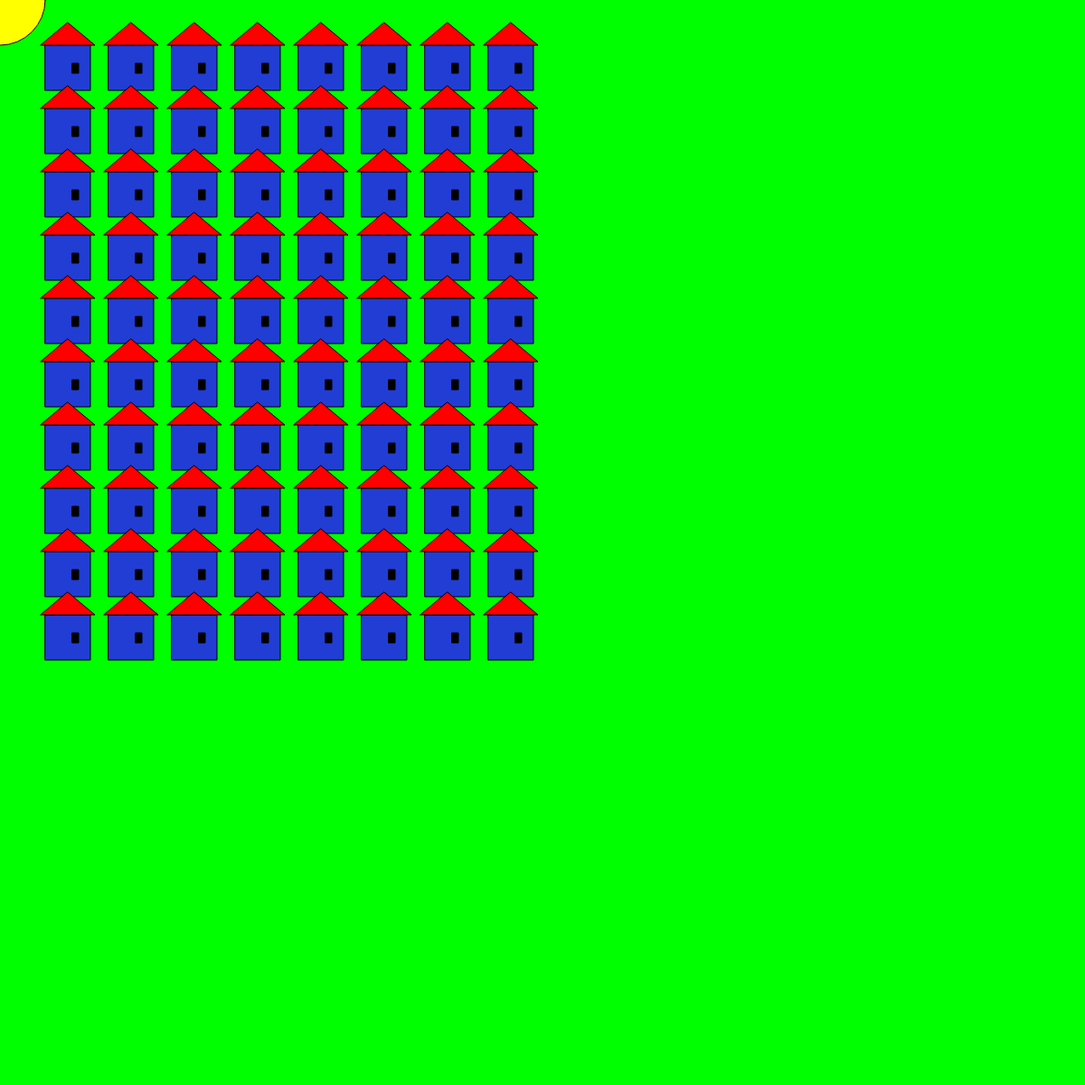
Frame 1 (no input)
Frame 60 (no input): identical to frame 1, image omitted
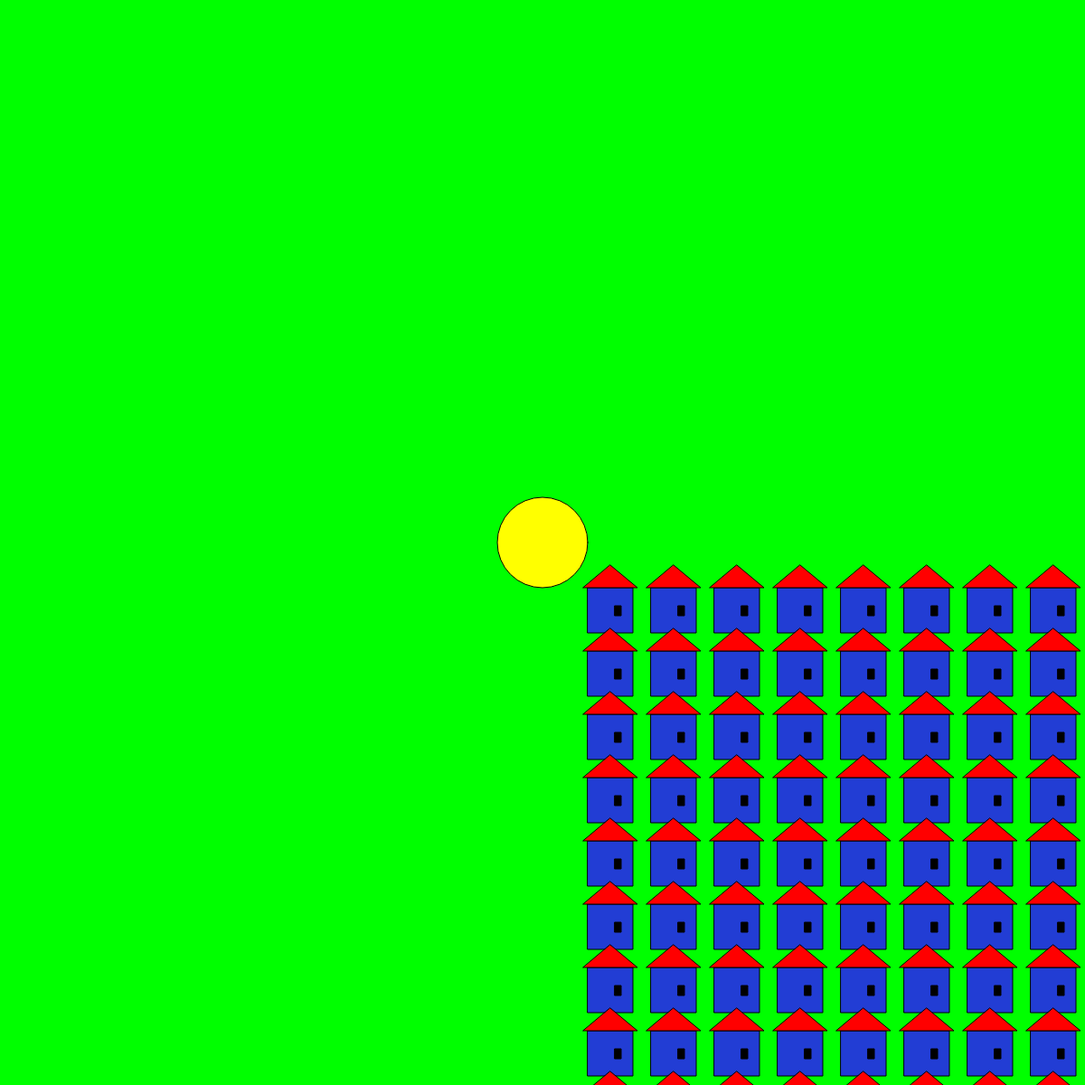
Frame 120 (the mouse pressed at the canvas centre since frame 60)

The p5.js sketch that drew these frames (run headless with seeded random() and noise() and a simulated clock; from frame 60 on, the mouse is pressed at the canvas centre):

// p5.js sketch
// ── sketch.js
//CC Workshop
//day 2 work 1:-using translate
//learning how to adjust the origin reference point of the canvas to our needs
//and also functions and function calls


var z1,z2,z3,z4,z5,z6,z7,z8;


function setup() {
   createCanvas(1200, 1200);   //makes a canvas
   background(12,12,250); //three args: red,green,blue 
   //noFill(); //the inner color is not filled for all the shapes
   

   }


function draw() {
  background(0,255,0);
  translate(mouseX,mouseY); //sets the origin from the top left corner (which is default) to the given pixel location
  translate(50,50); //translate adds upon previous translates
  fill(255,255,0);
  ellipse(-50,-50,100,100);
 /* house();
  translate(300,0);
  house();
  translate(0,310);
  house();
  translate(-300,0);  //remember: translate coordinates add up with all previous translates
  house();
  */
  for(var i=0;i<8;i++){
    for(var j=0;j<10;j++){
		push();  //used to keep the translate within the push() - pop() from adding on to subsequent translates
		translate(70*i,70*j);
		house();
		pop();
		
		}
	}
  
  }
 

//drawing a house function 
function house(){
  fill(34,61,212);
  rect(0,0,50,50);
  fill(0);
  rect(30,20,7,11);
  fill(255,0,0);
  triangle(-5,0,55,0,25,-25);  //-ve coordinates can also be used for x y
  
    
  }

  
